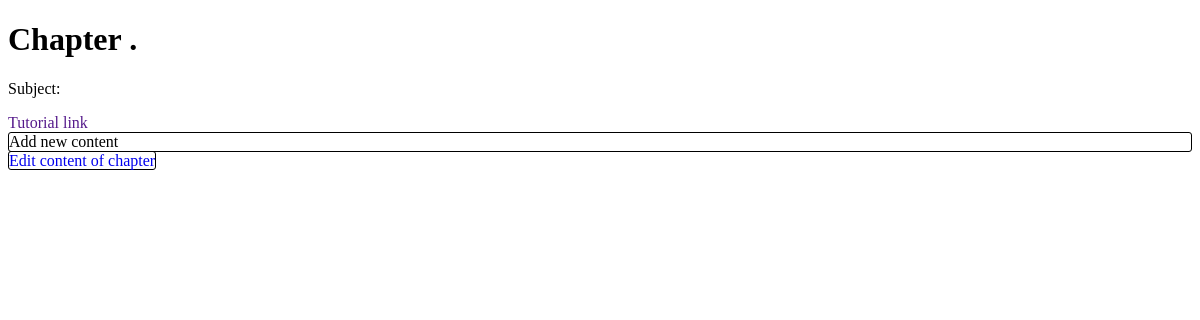
Page /getContentOfChapters/id=24/ on the earlier database version.
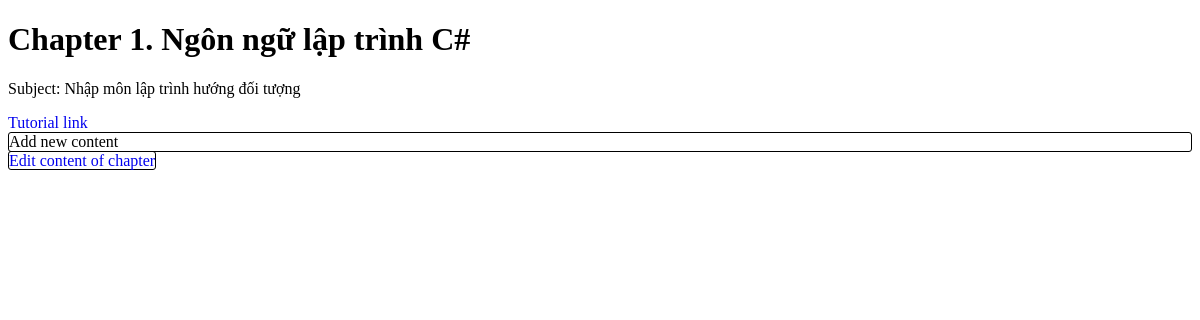
Same page on the later database version.
### main_site/models.py (models this page shows, shortened)
class Chapter(models.Model):
    title = models.CharField(max_length=250, verbose_name='Title')
    number = models.IntegerField(verbose_name='Ordinal Number')
    link = models.URLField(max_length=250,verbose_name='Link to Theory File', null=True)
    subject = models.ForeignKey(Subject,null=True, on_delete=models.CASCADE, verbose_name='Subject of this chapter')

class Subject(models.Model):
    name = models.CharField(max_length=50, verbose_name='Tên môn học')
    class_object = models.ForeignKey(Class, on_delete=models.CASCADE, verbose_name='Lớp chứa môn học')

### main_site/views.py (the view)
# urls.py: path('getContentOfChapters/id=<int:chapterId>/', views.getContentOfChapter, name='ContentOfChapter'),
def getContentOfChapter(request, chapterId):
    chapter = Chapter.objects.filter(id=chapterId).first()
    contents = ContentOfChapters.objects.filter(chapter=chapter)
    context = {
        'chapter':chapter,
        'contents':contents,
    }
    return render(request, 'page/contentOfChapter.html',context)

### main_site/templates/page/contentOfChapter.html (shortened to what this page needs)
{% extends "base/base.html" %}
{% load static %}
{% block style %}
    <link rel="stylesheet" href="{% static 'css/contentOfChapter.css' %}">
{% endblock style %}
{% block content %}
<h1 > Chapter {{chapter.number}}. {{chapter.title}} </h1>
<p > Subject: {{chapter.subject.name}} </p>
<a href="{{chapter.link}}">Tutorial link</a>
<div class="ClickTag AddContentOfChapter" onclick="addContentOfChapter({{chapter.id}})">
    Add new content
</div>
<a href="{% url "EditChapter" chapterId=chapter.id %}" class="ClickTag EditChapter">
    Edit content of chapter
</a>
{% endblock content %}

Differences in the rows shown:
added Chapter: number "1", title "Ngôn ngữ lập trình C#", subject.name "Nhập môn lập trình hướng đối tượng"
